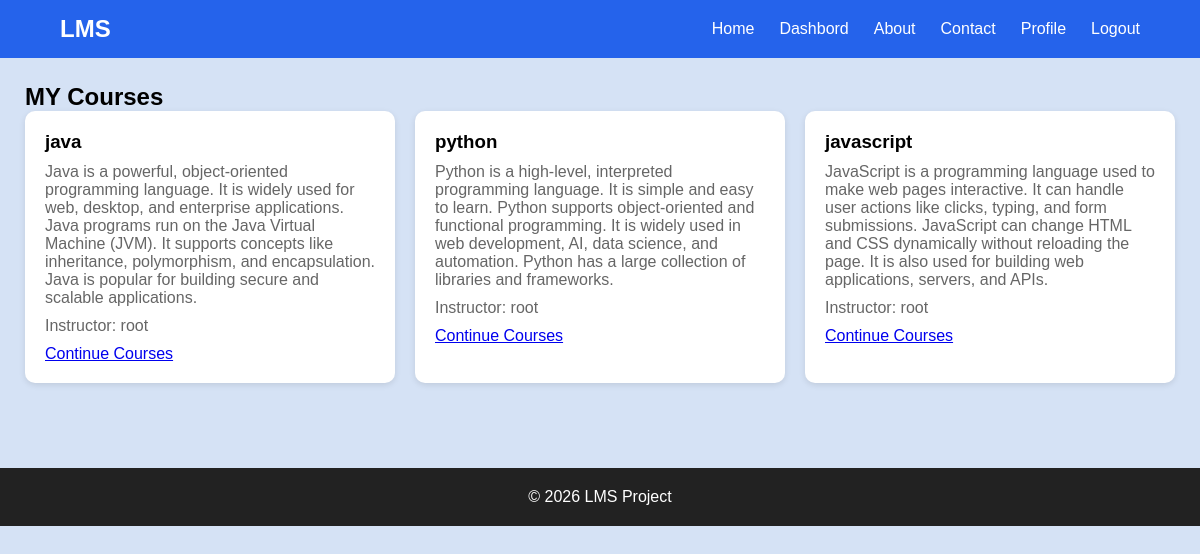
The app's page /courses/my-courses (signed in), older data.
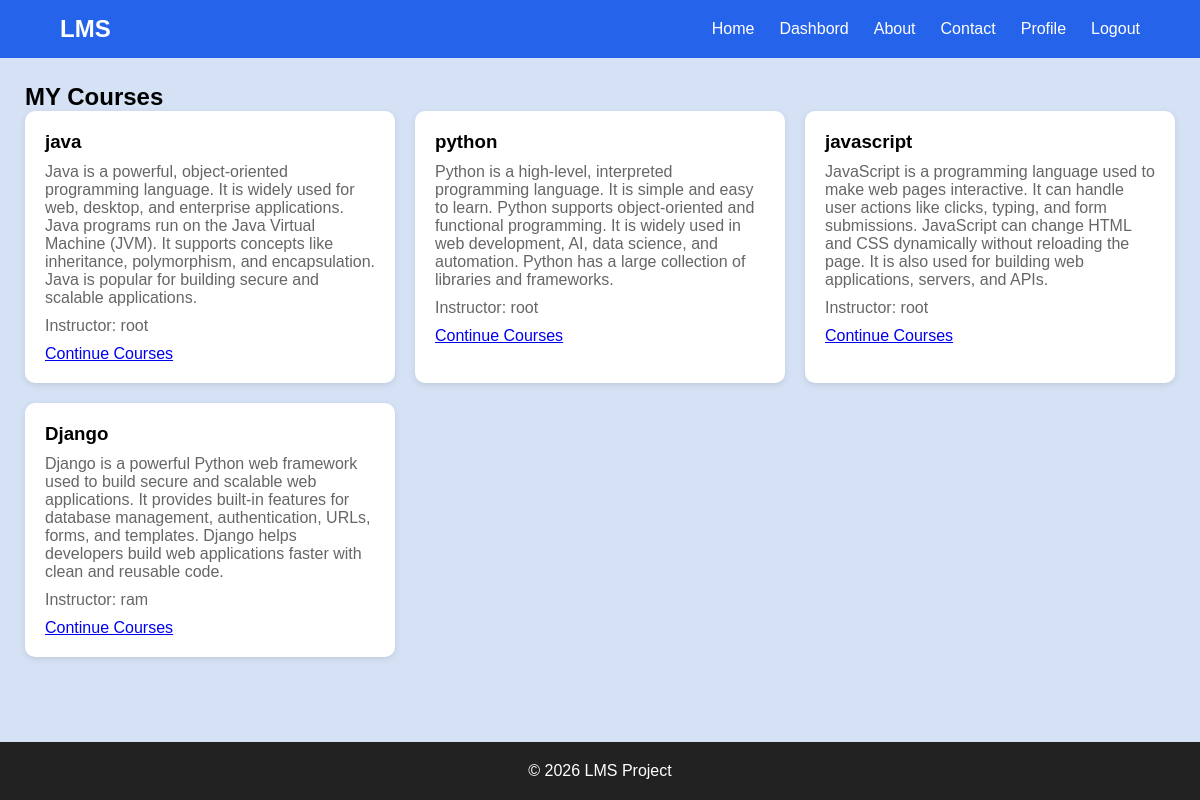
The same page, newer data.
### courses/models.py (models this page shows, shortened)
class Enrollment(models.Model):
    student = models.ForeignKey(
        User,
        on_delete =models.CASCADE,
        related_name = "Enrollment"
    )
    course = models.ForeignKey(
        Course,
        on_delete = models.CASCADE,
        related_name = "enrollment"
    )
    enrollment_at = models.DateTimeField(auto_now_add=True)

class Course(models.Model):
    title=models.CharField(max_length=200)
    description = models.TextField()
    instructor =models.ForeignKey(
        User,
        on_delete = models.CASCADE,
        related_name='course'
    )
    created_at = models.DateTimeField(auto_now_add = True)

### courses/views.py (the view)
def my_courses(request):
    enrollments = Enrollment.objects.filter(
        student = request.user
    )
    return render(
       request,
       "courses/my_courses.html",
       {"enrollments":enrollments}
    )

### templates/courses/my_courses.html
{% extends "base.html" %}
{% load static %}
{% block extra_css %}
<link rel ="stylesheet" href= "{% static 'css/my_courses.css' %}">
{% endblock %}
{% block content %}
<div class="one">
<h2>MY Courses</h2>
<div class="course-container">
    {% for enroll in enrollments %}
    <div class="course-card">
        <h3>{{enroll.course.title}}</h3>
        <p>{{enroll.course.description}}</p>
        <p>
            Instructor:
            {{enroll.course.instructor.username}}
        </p>
        <a href="{% url 'courses:course_detail' enroll.course.id  %}">
        Continue Courses
    </a>
</div>
{% empty %}
<p>You have not enrolled any course</p>
{% endfor %}
</div>
</div>
{% endblock %}

Row changes from the older to the newer data that the page shows:
added Enrollment: course "Django", course.description "Django is a powerful Python web framework used to build secure and scalable web applications. It provides built-in features for database management, authentication, URLs, forms, and templates. Django helps developers build web applications faster with clean and reusable code.", course.instructor.username "ram"
